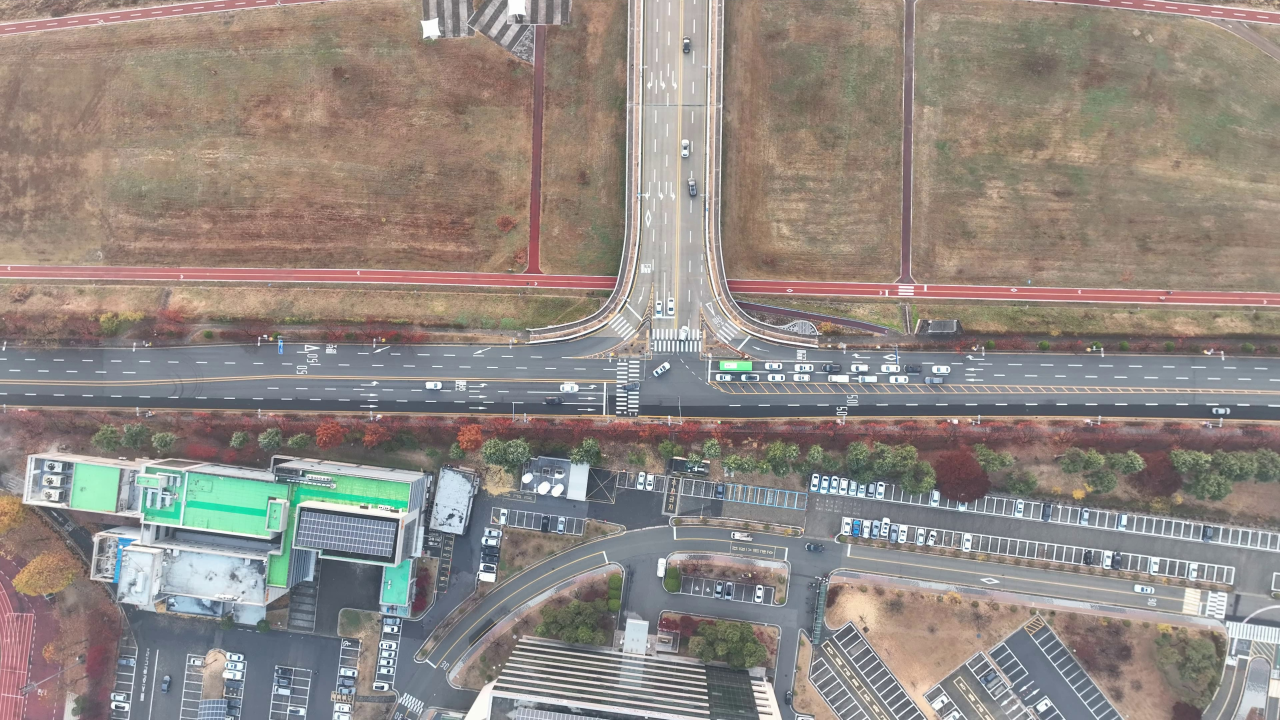
#> input picture data/site_images/SiteA.jpg, 3840 x 2160 px (shown at 1/3 size)
$ python -i stabilo.py   (imports and definitions only)
#> lines starting #> are read from the running program, lines starting #| are printed output that depends on the picture
### preprocessing/stabilo_utils.py
# -*- coding: utf-8 -*-
# Author: Robert Fonod (robert.fonod@ieee.org)

import logging
import sys
import time

import cv2
import numpy as np
import yaml


def setup_logger(name: str, log_file: str = None, level: int = logging.INFO) -> logging.Logger:
    formatter = logging.Formatter('%(asctime)s - %(name)s - %(levelname)s - %(message)s')
    logger = logging.getLogger(name)
    logger.setLevel(level)

    if log_file:
        file_handler = logging.FileHandler(log_file)
        file_handler.setFormatter(formatter)
        logger.addHandler(file_handler)

    console_handler = logging.StreamHandler()
    console_handler.setFormatter(formatter)
    logger.addHandler(console_handler)

    return logger

def timer(profiling: bool = False):
    def decorator(func):
        # [7 lines left out: function wrapper, not called in this run]
        return wrapper
    return decorator

def load_config(cfg_filepath: str, logger: logging.Logger = None) -> dict:
    try:
        with open(cfg_filepath, 'r') as f:
            config = yaml.safe_load(f)
    except FileNotFoundError:
        if logger is not None:
            logger.error(f"Configuration file {cfg_filepath} not found.")
        sys.exit(1)
    return config

# [42 lines left out: functions xywh2four, four2xywh, detect_delimiter, not called in this run]

### preprocessing/stabilo.py
# -*- coding: utf-8 -*-
# Author: Robert Fonod (robert.fonod@ieee.org)

import sys
from pathlib import Path
from typing import Union

import cv2
import numpy as np

from stabilo_utils import four2xywh, load_config, setup_logger, timer, xywh2four

logger = setup_logger(__name__)

ROOT = Path(__file__).resolve().parents[0]

cfg = load_config(ROOT / "default.yaml", logger)

PROFILING = False


class Stabilizer:
    VALID_DETECTORS = ['orb', 'sift', 'rsift', 'brisk', 'kaze', 'akaze']
    VALID_MATCHERS = ['bf', 'flann']
    VALID_FILTER_TYPES = ['none', 'ratio', 'distance']
    VALID_TRANSFORMATION_TYPES = ['projective', 'affine']
    VALID_RANSAC_METHODS_DICT = {
        'cv2.LMEDS': cv2.LMEDS,                  # 4 - LMEDS
        'cv2.RANSAC': cv2.RANSAC,                # 8 - RANSAC
        'cv2.RHO': cv2.RHO,                      # 16 - RHO
        'cv2.USAC_DEFAULT': cv2.USAC_DEFAULT,    # 32 - DEGENSAC
        'cv2.USAC_PARALLEL': cv2.USAC_PARALLEL,  # 33 - DEGENSAC (with different parameters)
        'cv2.USAC_FAST': cv2.USAC_FAST,          # 35 - LO-RANSAC
        'cv2.USAC_ACCURATE': cv2.USAC_ACCURATE,  # 36 - GC-RANSAC
        'cv2.USAC_PROSAC': cv2.USAC_PROSAC,      # 37 - PROSAC
        'cv2.USAC_MAGSAC': cv2.USAC_MAGSAC       # 38 - MAGSAC++
    }

    def __init__(self, **kwargs):
        self._load_configuration(kwargs)
        self._validate_arguments()
        self._initialize_variables()
        self._create_feature_detectors()
        self._create_matcher()
        self._create_transformer()
        self._create_helpers()

    def _load_configuration(self, kwargs):
        for key, value in cfg.items():
            setattr(self, key, kwargs.get(key, value))

    # [11 lines left out: function _initialize_variables, not called in this run]

    def _create_feature_detectors(self):
        self.detector_cur, self.detector_ref = self._create_detector(self.detector_name)
        self.norm_type = self._get_norm_type()

    # [72 lines left out: functions _create_detector, _create_orb_detectors, _create_sift_detectors, _create_brisk_detectors, _create_kaze_detectors, _create_akaze_detectors and 3 more, not called in this run]

    def _create_brute_force_matcher(self):
        return cv2.cuda.DescriptorMatcher_createBFMatcher(self.norm_type, crossCheck=(True,False)[self.filter_type=='ratio']) if self.gpu else cv2.BFMatcher(self.norm_type, crossCheck=(True,False)[self.filter_type=='ratio'])

    # [18 lines left out: functions _create_flann_matcher, _create_transformer, _create_helpers, not called in this run]

    @timer(PROFILING)
    def set_ref_frame(self, frame: np.ndarray, boxes: np.ndarray = None, box_format: str = 'xywh') -> None:
        self.process_frame(frame, boxes, box_format, is_reference=True)

    # [175 lines left out: functions stabilize, process_frame, get_features_and_descriptors, get_matches, calculate_transformation_matrix, create_binary_mask, not called in this run]

    @timer(PROFILING)
    def warp_cur_frame(self) -> Union[np.ndarray, None]:
        return self.warp_frame(self.cur_frame)

    # [13 lines left out: function warp_frame, not called in this run]

    def transform_cur_boxes(self, out_box_format: str = 'xywh') -> Union[np.ndarray, None]:
        return self.transform_boxes(self.cur_boxes, self.cur_trans_matrix, self.cur_box_format, out_box_format)

    # [19 lines left out: function transform_boxes, not called in this run]

    def get_cur_frame(self) -> Union[np.ndarray, None]:
        return self.cur_frame

    def get_cur_boxes(self) -> Union[np.ndarray, None]:
        return self.cur_boxes

    def get_cur_trans_matrix(self) -> Union[np.ndarray, None]:
        return self.cur_trans_matrix

    # [9 lines left out: function get_basic_info, not called in this run]

    def _validate_arguments(self):
        if self.detector_name not in self.VALID_DETECTORS:
            raise ValueError(f"Invalid detector: {self.detector_name}. Choose from {self.VALID_DETECTORS}")
        if self.matcher_name not in self.VALID_MATCHERS:
            raise ValueError(f"Invalid matcher: {self.matcher_name}. Choose from {self.VALID_MATCHERS}")
        if self.filter_type not in self.VALID_FILTER_TYPES:
            raise ValueError(f"Invalid filter type: {self.filter_type}. Choose from {self.VALID_FILTER_TYPES}")
        if self.transformation_type not in self.VALID_TRANSFORMATION_TYPES:
            raise ValueError(f"Invalid transformation type: {self.transformation_type}. Choose from {self.VALID_TRANSFORMATION_TYPES}")
        if self.ransac_method not in self.VALID_RANSAC_METHODS_DICT.values():
            raise ValueError(f"Invalid RANSAC method: {self.ransac_method}. Choose from {self.VALID_RANSAC_METHODS_DICT.keys()}")
        if not (0.0 < self.downsample_ratio <= 1.0):
            raise ValueError("Invalid downsample_ratio. It should be in the range (0.0, 1.0]")
        if not (0 < self.max_features) and isinstance(self.max_features, int):
            raise ValueError("Invalid max_features. It should be greater than 0 and an integer")
        if not (1 <= self.ref_multiplier):
            raise ValueError("Invalid ref_multiplier. It should be greater than or equal to 1")
        if not (0.0 < self.filter_ratio <= 1.0):
            raise ValueError("Invalid filter_ratio. It should be in the range (0.0, 1.0]")
        if not (0 < self.ransac_max_iter) and isinstance(self.ransac_max_iter, int):
            raise ValueError("Invalid ransac_max_iter. It should be greater than 0 and an integer")
        if not (0.0 < self.ransac_epipolar_threshold):
            raise ValueError("Invalid ransac_epipolar_threshold. It should be greater than 0")
        if not (0.0 < self.ransac_confidence <= 1.0):
            raise ValueError("Invalid ransac_confidence. It should be in the range (0.0, 1.0]")
        if self.gpu and not cv2.cuda.getCudaEnabledDeviceCount():
            raise ValueError("GPU is enabled but no CUDA-enabled device was found")

>>> import cv2
>>> picture = cv2.imread('../data/site_images/SiteA.jpg', cv2.IMREAD_GRAYSCALE)
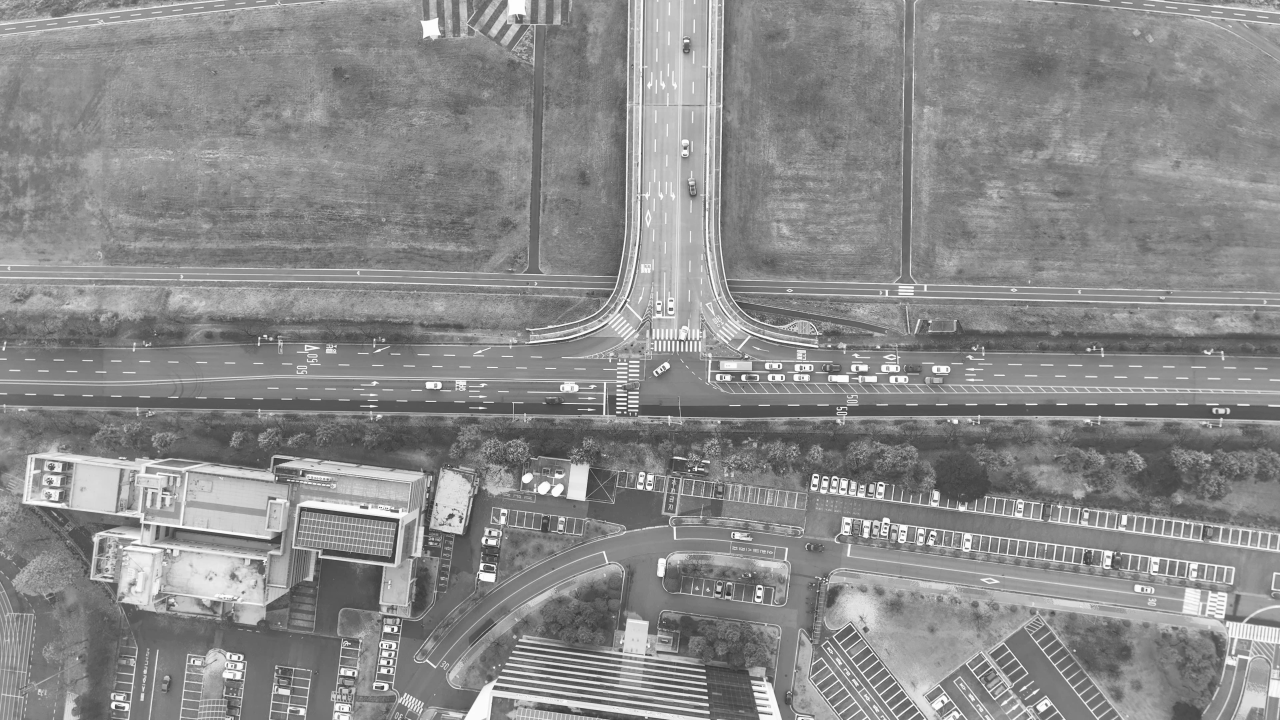
#> picture: shape (2160, 3840) (shown at 1/3 size); min 16, max 255, mean 138.5
>>> result = Stabilizer().set_ref_frame(picture)
#> (the run stopped early here; a loop or call above may not have finished)

$ run again, on data/site_images/SiteB.jpg
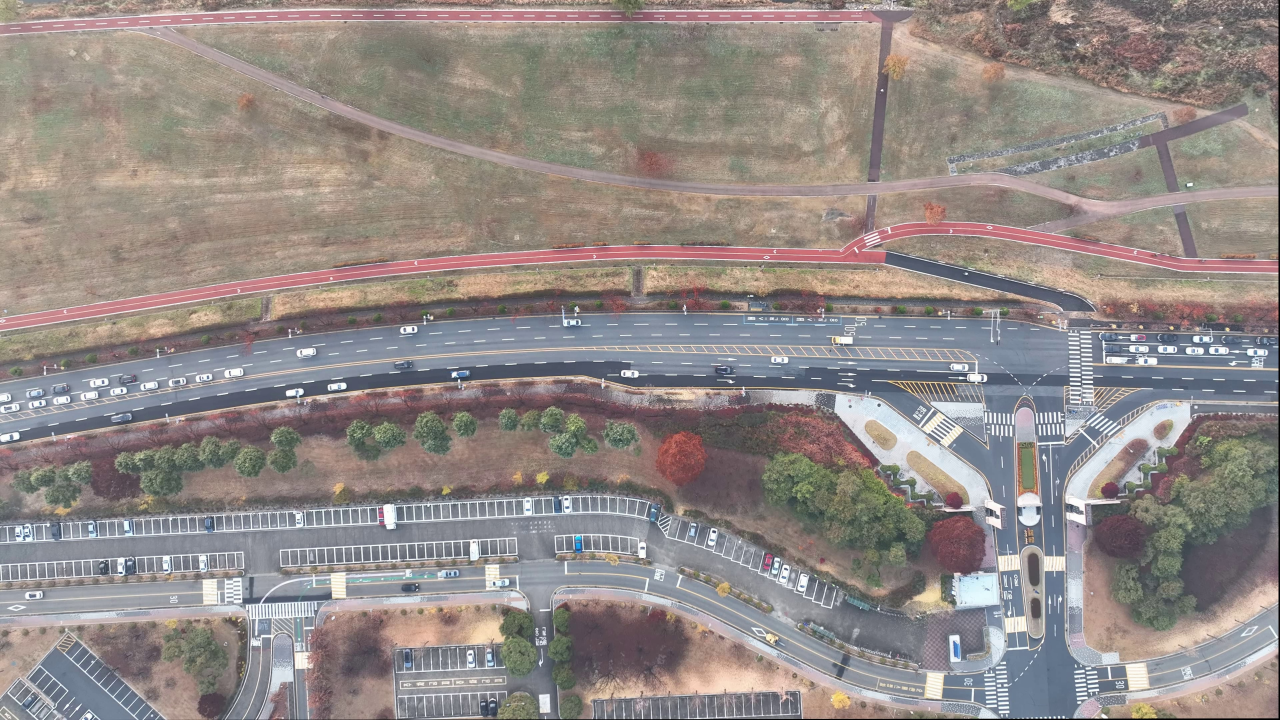
#> input picture data/site_images/SiteB.jpg, 3840 x 2160 px (shown at 1/3 size)
#> `picture = cv2.imread('../data/site_images/SiteA.jpg', cv2.IMREAD_GRAYS..`:
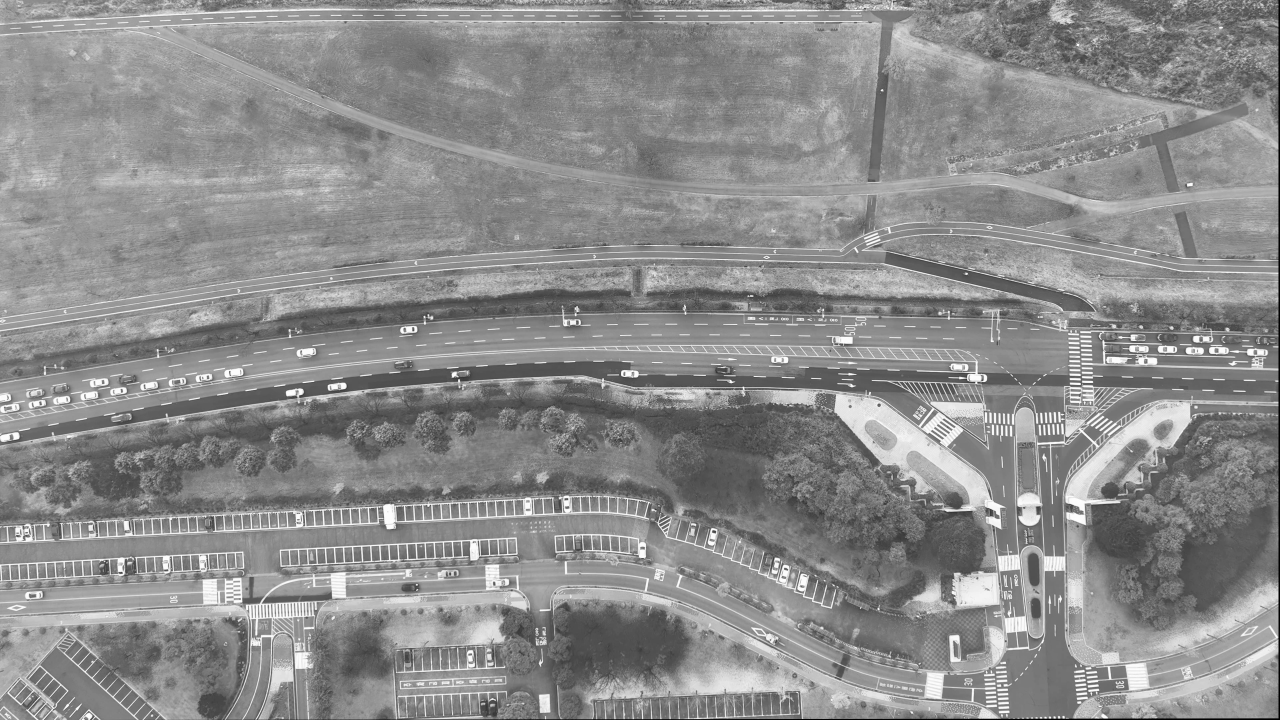
#> picture: shape (2160, 3840) (shown at 1/3 size); min 0, max 255, mean 140.3

$ run again, on data/site_images/SiteC.jpg
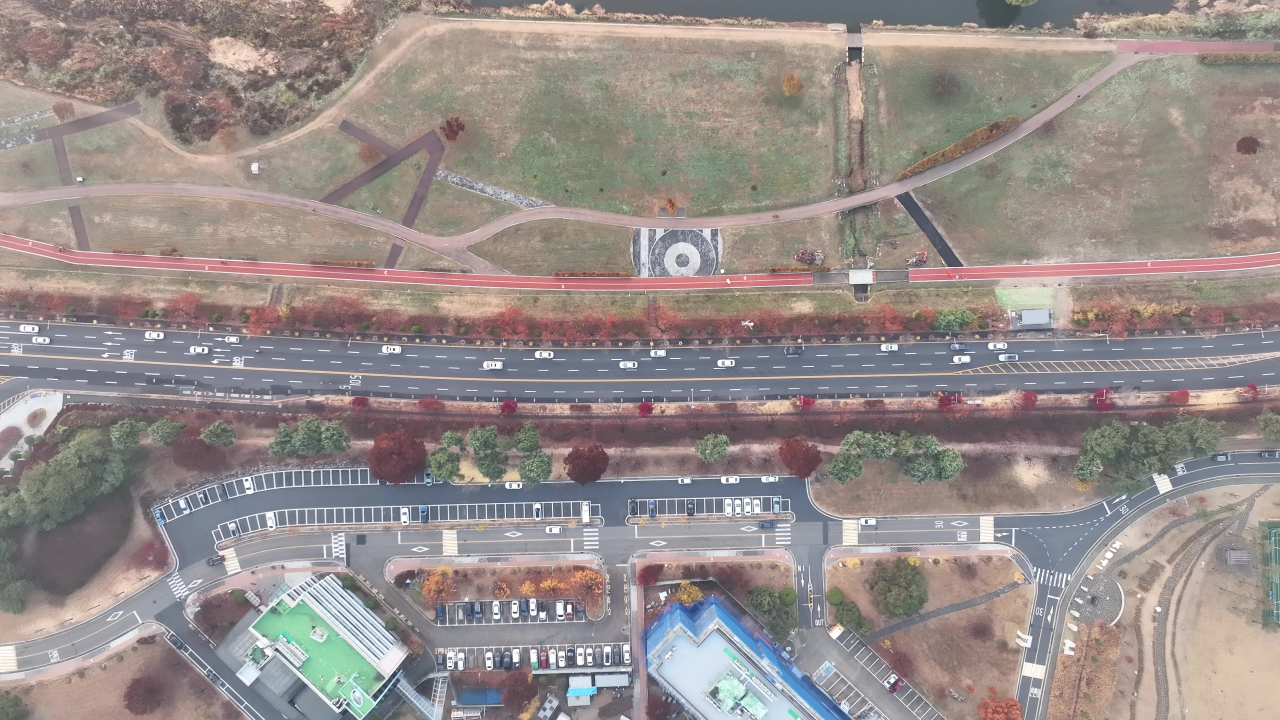
#> input picture data/site_images/SiteC.jpg, 3840 x 2160 px (shown at 1/3 size)
#> `picture = cv2.imread('../data/site_images/SiteA.jpg', cv2.IMREAD_GRAYS..`:
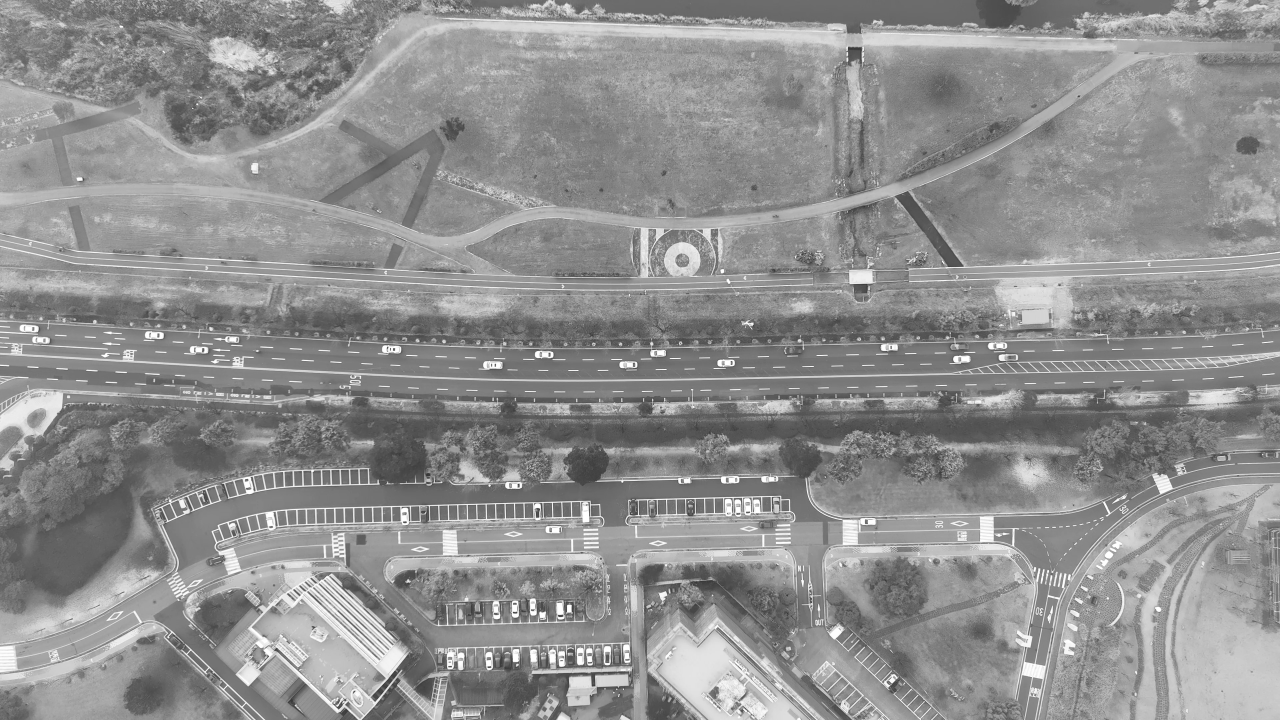
#> picture: shape (2160, 3840) (shown at 1/3 size); min 32, max 255, mean 143.5

$ run again, on data/site_images/SiteD.jpg
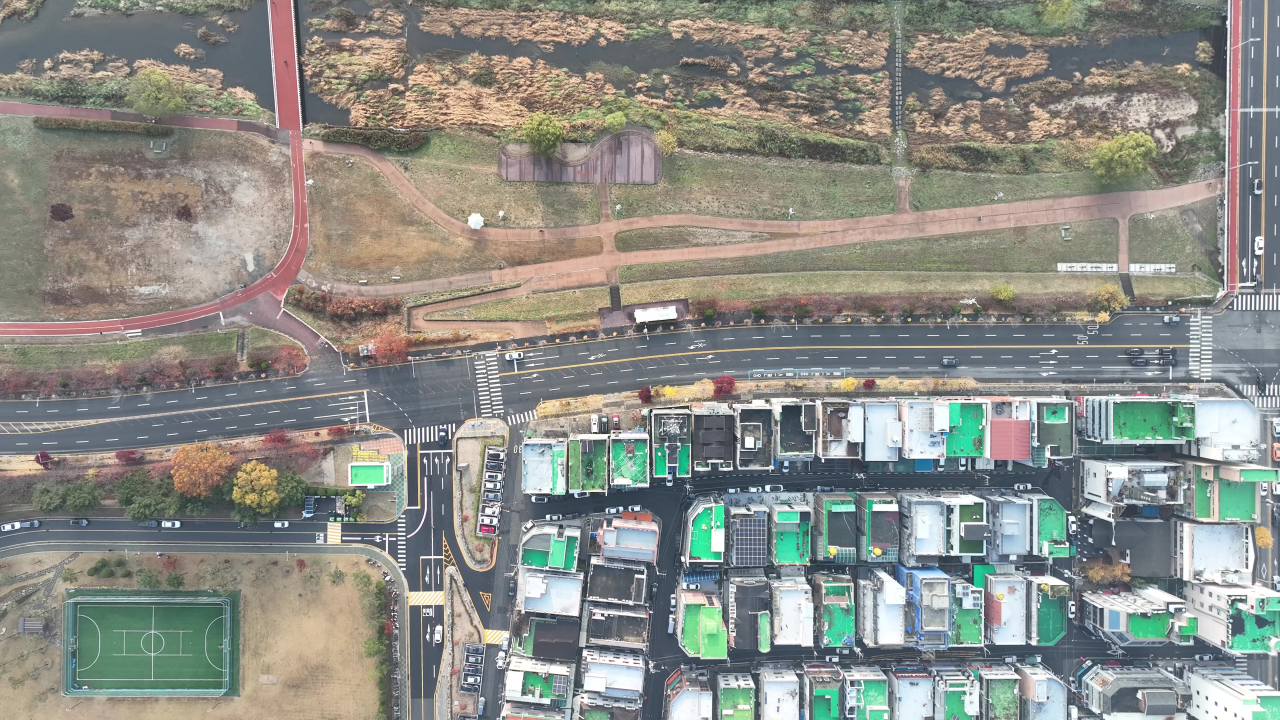
#> input picture data/site_images/SiteD.jpg, 3840 x 2160 px (shown at 1/3 size)
#> `picture = cv2.imread('../data/site_images/SiteA.jpg', cv2.IMREAD_GRAYS..`:
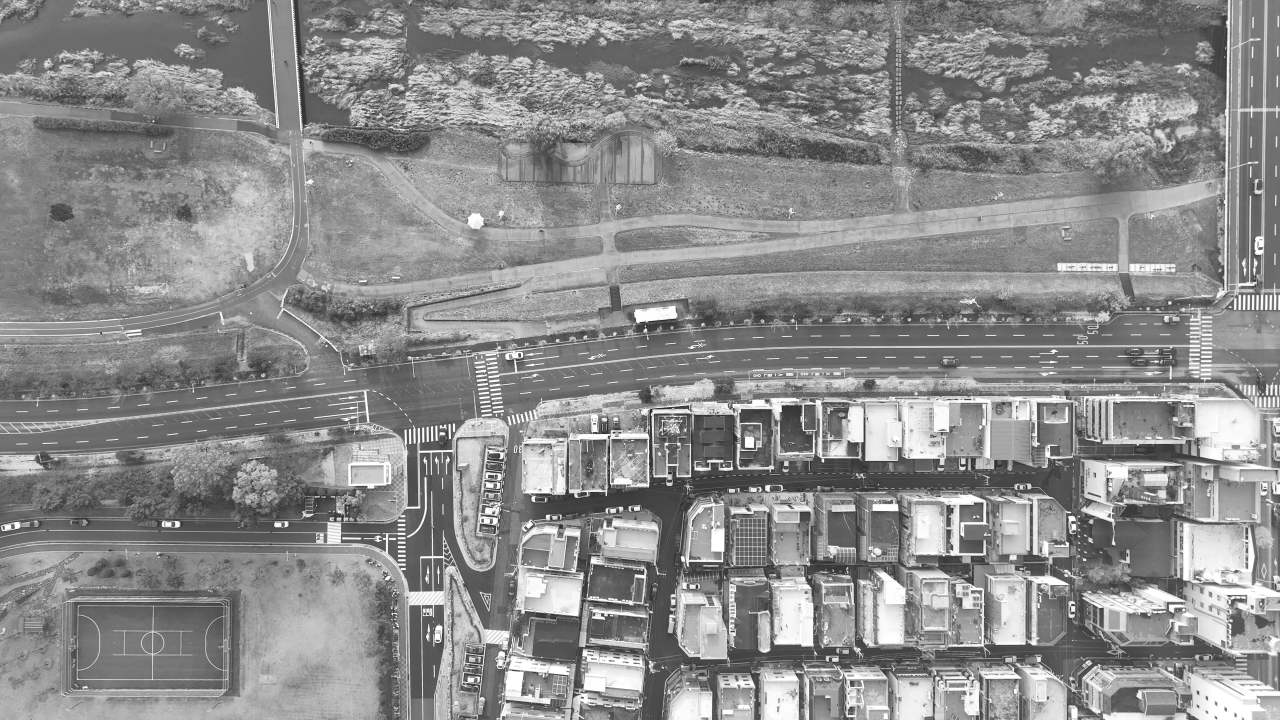
#> picture: shape (2160, 3840) (shown at 1/3 size); min 10, max 255, mean 140.1
